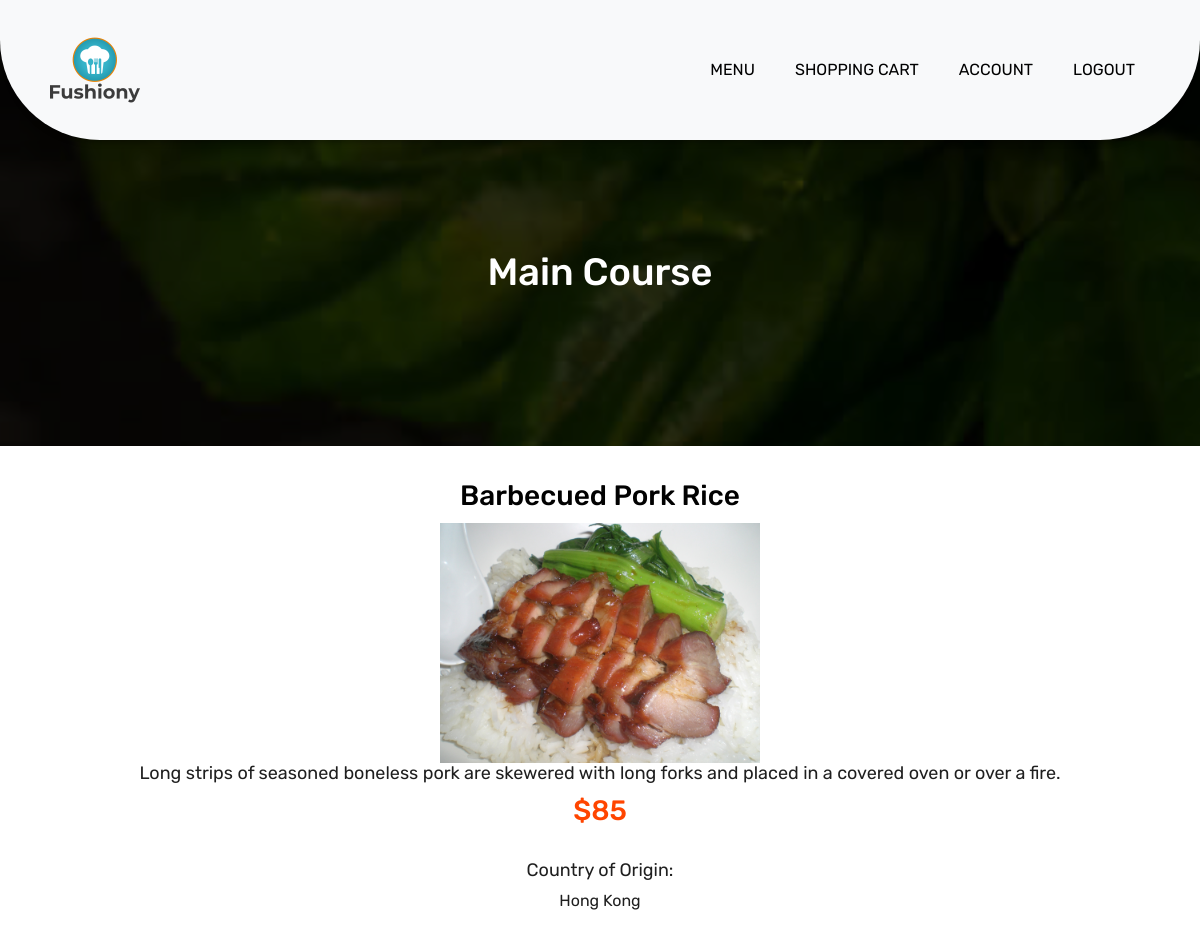
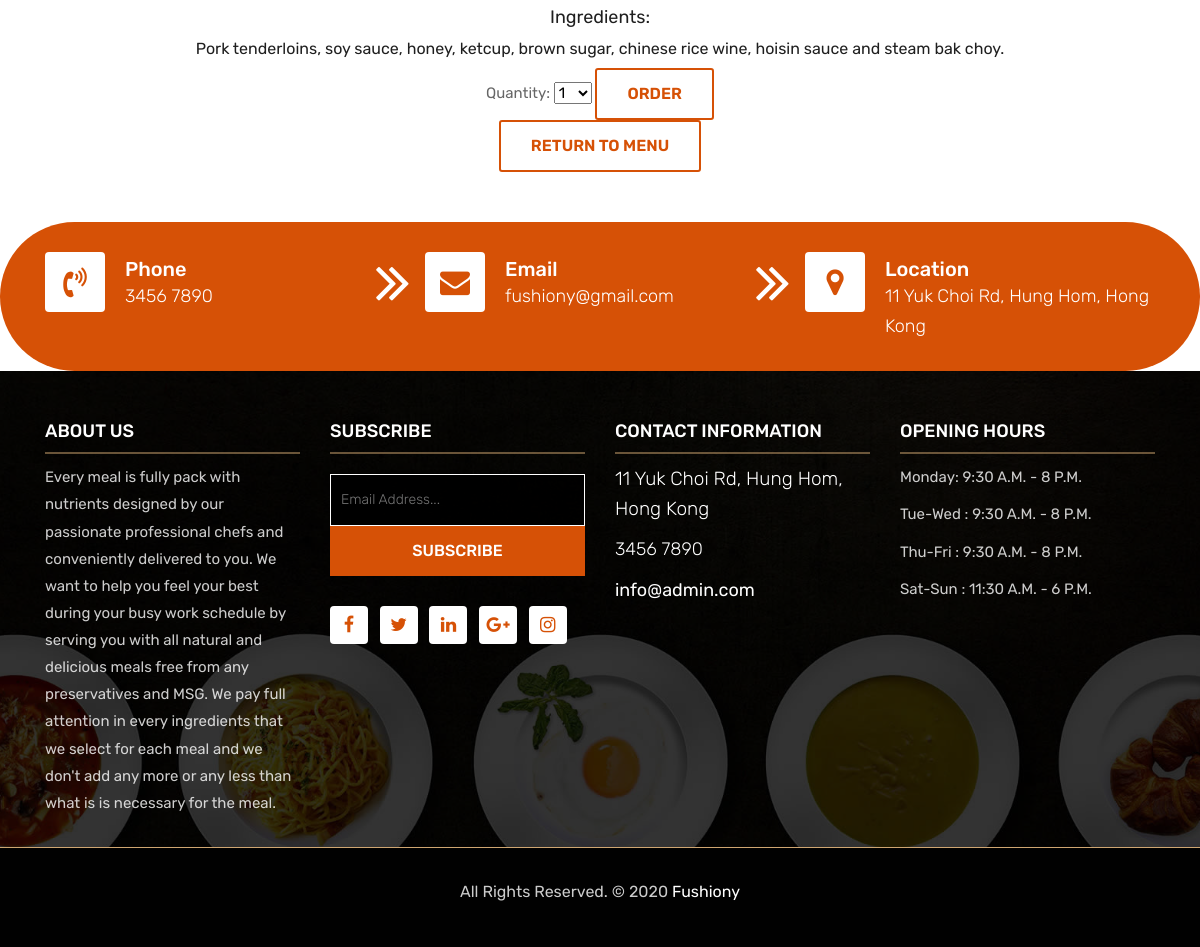
The page /product/product.php on the database its author committed (2 pictures, top to bottom).
### tables this page shows
CREATE TABLE Product (
 	productID int NOT NULL AUTO_INCREMENT,
	productName varchar(255),
	typeID int,
	originID int,
	description varchar(1023),
	price int,
	ingredients varchar(255),
	stock int,
	imageURL varchar(255),
	cost int,
	PRIMARY KEY (productID)
);

CREATE TABLE ProductType (
	typeID int NOT NULL,
	typeName varchar(255),
	PRIMARY KEY (typeID)
);

CREATE TABLE ProductOrigin (
	locationID int NOT NULL,
	locationName varchar(255),
	PRIMARY KEY (locationID)
);

### product/product.php (the view, shortened to what this page needs)
<!DOCTYPE html>
<html lang="en">
<head>
    <link rel="stylesheet" href="../css/bootstrap.min.css">
    <link rel="stylesheet" href="../css/style.css">
    <link rel="stylesheet" href="../css/responsive.css">
    <link rel="stylesheet" href="../css/custom.css">
</head>
<body>
	<header class="top-navbar">
		<nav class="navbar navbar-expand-lg navbar-light bg-light">
			<div class="container">
				<a class="navbar-brand" href="../menu.php">
					<img src="../images/logo.png" alt="" width="100" height="100"/>
				</a>
				<div class="collapse navbar-collapse" id="navbars-rs-food">
					<ul class="navbar-nav ml-auto">
						<li class="nav-item"><a class="nav-link" href="../menu.php">Menu</a></li>
						<li class="nav-item"><a class="nav-link" href="../shopping-cart.php">Shopping Cart</a></li>
						<li class="nav-item"><a class="nav-link" href="../account.php">Account</a></li>
						<li class="nav-item"><a class="nav-link" href="../logout.php">Logout</a></li>
					</ul>
				</div>
			</div>
		</nav>
	</header>
	<?php
		include("../product-config.php");
		if (!empty($_GET['productname'])) {
			$productname= $_GET['productname'];
		}
		else{
			$productname = "Barbecued Pork Rice";
		}
		$sql = "SELECT Product.productID, Product.productName, ProductType.typeName, ProductOrigin.locationName, Product.description, Product.price, Product.ingredients, Product.imageURL, Product.stock FROM Product, ProductOrigin, ProductType WHERE Product.typeID=ProductType.typeID AND Product.originID=ProductOrigin.locationID AND Product.productName='$productname' ;";
		$result = mysqli_query($conn, $sql);
		$row = mysqli_fetch_array($result);
	?>
	<div class="all-page-title page-breadcrumb">
		<div class="container text-center">
			<div class="row">
				<div class="col-lg-12">
					<h1><?php echo $row['typeName']; ?></h1>
				</div>
			</div>
		</div>
	</div>
	<div class="product-box">
		<div class="row">
			<div class="col-lg-12">
				<div class="heading-title text-center">
					<h2><br><?php echo $row['productName']; ?><br></h2>
					<img src="..<?php echo $row['imageURL']; ?>" class="img-fluid" alt="Image" width="320" height="240">
					<h3><?php echo $row['description']; ?></h3>
					<h2 style='color:orangered;'>$<?php echo $row['price']?></h2>
					<h3> <br>Country of Origin:<br></h3>
					<h4><?php echo $row['locationName']?></h4>
					<h3> <br>Ingredients:<br></h3>
					<h4><?php echo $row['ingredients']?></h4>
					<?php if ($row['stock'] >= 10) { ?>
					<form id="orderForm" action="" method = "post">
						<label for="qty">Quantity:</label>
						<select name="qty" id="qty">
							<option value="1">1</option>
						</select>
						<button class="btn btn-common" id="submit" type="submit">Order</button>
					</form>
					<?php }else{ ?>
						<h2 style='color:orangered;'>Sorry, this porduct is currently out of stock,<br>We apologise for any inconvenience</h2>
					<?php } ?>
					<button class="btn btn-common" onclick="document.location='../menu.php'">Return to Menu</button>
				</div>
			</div>
		</div>
	</div>
	<div class="contact-imfo-box">
		<div class="container">
			<div class="row">
				<div class="col-md-4 arrow-right">
					<i class="fa fa-volume-control-phone"></i>
					<div class="overflow-hidden">
						<h4>Phone</h4>
						<p class="lead">
							3456 7890
						</p>
					</div>
				</div>
				<div class="col-md-4 arrow-right">
					<i class="fa fa-envelope"></i>
					<div class="overflow-hidden">
						<h4>Email</h4>
						<p class="lead">
							fushiony@gmail.com
						</p>
					</div>
				</div>
				<div class="col-md-4">
					<i class="fa fa-map-marker"></i>
					<div class="overflow-hidden">
						<h4>Location</h4>
						<p class="lead">
							11 Yuk Choi Rd, Hung Hom, Hong Kong
						</p>
					</div>
				</div>
			</div>
		</div>
	</div>
		<footer class="footer-area bg-f">
		<div class="container">
			<div class="row">
				<div class="col-lg-3 col-md-6">
					<h3>About Us</h3>
					<p>
					Every meal is fully pack with nutrients designed by our passionate professional chefs and conveniently delivered to you.
					We want to help you feel your best during your busy work schedule by serving you with
					all natural and delicious meals free from any preservatives and MSG.
					We pay full attention in every ingredients that we select for each meal
					and we don't add any more or any less than what is is necessary for the meal.</p>
				</div>
				<div class="col-lg-3 col-md-6">
					<h3>Subscribe</h3>
					<div class="subscribe_form">
						<form class="subscribe_form">
							<input name="EMAIL" id="subs-email" class="form_input" placeholder="Email Address..." type="email">
							<button type="submit" class="submit">SUBSCRIBE</button>
						</form>
					</div>
					<ul class="list-inline f-social">
						<li class="list-inline-item"><a href="#"><i class="fa fa-facebook" aria-hidden="true"></i></a></li>
						<li class="list-inline-item"><a href="#"><i class="fa fa-twitter" aria-hidden="true"></i></a></li>
						<li class="list-inline-item"><a href="#"><i class="fa fa-linkedin" aria-hidden="true"></i></a></li>
						<li class="list-inline-item"><a href="#"><i class="fa fa-google-plus" aria-hidden="true"></i></a></li>
						<li class="list-inline-item"><a href="#"><i class="fa fa-instagram" aria-hidden="true"></i></a></li>
					</ul>
				</div>
				<div class="col-lg-3 col-md-6">
					<h3>Contact information</h3>
					<p class="lead">11 Yuk Choi Rd, Hung Hom, Hong Kong</p>
					<p class="lead"><a href="#">3456 7890 </a></p>
					<p><a href="#"> info@admin.com</a></p>
				</div>
				<div class="col-lg-3 col-md-6">
					<h3>Opening hours</h3>
					<p><span class="text-color">Monday: </span> 9:30 A.M. - 8 P.M.</p>
					<p><span class="text-color">Tue-Wed :</span> 9:30 A.M. - 8 P.M.</p>
					<p><span class="text-color">Thu-Fri :</span> 9:30 A.M. - 8 P.M.</p>
					<p><span class="text-color">Sat-Sun :</span> 11:30 A.M. - 6 P.M.</p>
				</div>
			</div>
		</div>
		<div class="copyright">
			<div class="container">
				<div class="row">
					<div class="col-lg-12">
						<p class="company-name">All Rights Reserved. &copy; 2020 <a href="#">Fushiony</a>
					</p>
					</div>
				</div>
			</div>
		</div>
	</footer>
</body>
</html>

### rows shown on the page
product: typeID.typeName "Main Course", productName "Barbecued Pork Rice", imageURL (picture), description "Long strips of seasoned boneless pork are skewered with long forks and placed in a covered oven or over a fire.", price "85", productorigin.locationName "Hong Kong", ingredients "Pork tenderloins, soy sauce, honey, ketcup, brown sugar, chinese rice wine, hoisin sauce and steam bak choy."
